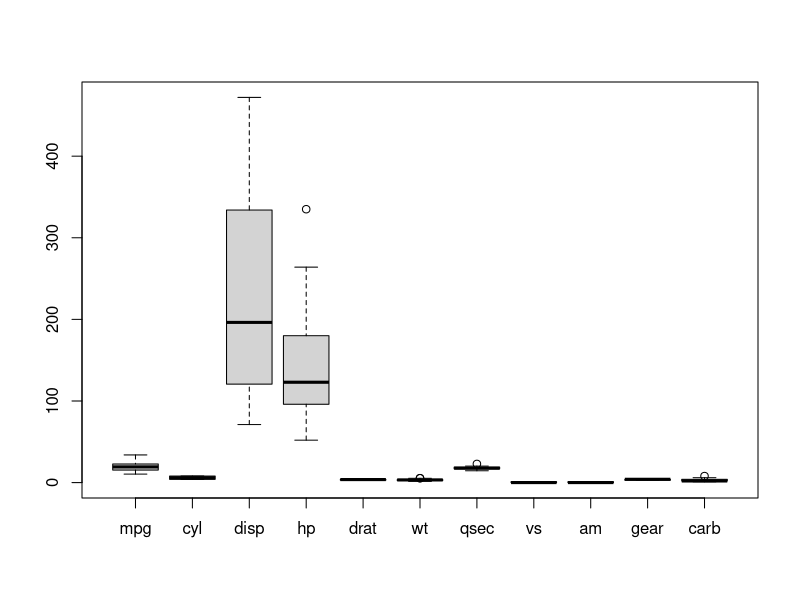
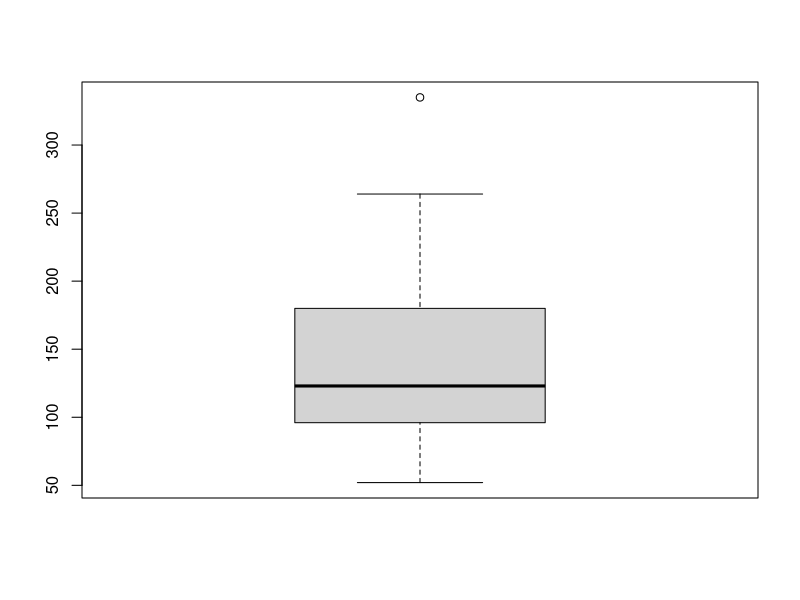

The R source for these figures, in order:
#variable assignment
x=1
x
#'=' & '<-' means the same, assigning
#
#function and c is combining values into a vector or list
c(1,2,3)
m<-c(1,2,3)
#
#Comment
1+1
#this is a comment

#to understand what is c function
help(c)

#if not sure about the name of the func you're looking for you can perform a fuzzy search with the apropos func
apropos("nova")


#type of data in R
#Numeric, Integer, Complex, Logical, Character

##numeric
x=10.5
x
#to check the class of x
class(x)

k=1
k
#print the value of k
class(k)
##to confirm whether an integer or not
is.integer(k)
#is k an integer?
is.numeric(k)

##Integer
#in order to create an integer variable in R, we invoke the as.integer func, we can be assured that y is indeed an integer
y=as.integer(3)
y
class(y)
is.integer(y)
#is y an integer?
#incidentally we can convert a numeric value into an integer with the same as.integer func
as.integer(3.14)
#coerce a numeric value
is.integer(y)

##Complex Value
z=1+2i
z
class(z)

##Logical Value
#Created via comparison b/w variables
x=1; y=2
#sample values
z=x>y
#is x larger than y?
z
class(z)
#Now suppose 
x=3
y=2
z=x>y
#is x larger than y?
z
class(z)

##Standard logical oprations are &, |(or), !(negation)
u=TRUE; v=FALSE
u & v
u | v
!u

##Character
#object used to represent string values in R
#we convert objects into character values using as.character
x=as.character(3.14)
x
class(x)

#two character values can be concatenated with the past
fname="Joe"; lname="Smith"
paste(fname,lname)

#to extract a substring, we apply substr func
#ex:
#3rd & 12th positions in a string
substr("Mary haa a little lamb.", start=3, stop=12)

#and to replace the first occurence of the word "little"
#another word "big" in the string, we apply the sub function
sub("little","big","Mary had a little lamb.")

#Paste: to paste two character
#substr: to take subset of a data
#sub: replacement in the data

#Vector Arithmetics
#arith operatuions of vectors are performed member-by-member, ex:
a=c(1,3,5,7)
b=c(1,2,4,9)
a+b
a-b
a*b
a/b
a>b
a<b
a==b
a<=b
a>=b
#'=':assigning; '==':equal to
#then if we multiply a by 5, we would get a vector with each of its members multiplied by 5
5*a

#Recycling Rule:if 2 vectors are of unequal lengths, the shorter one will be recycled to match the longer vector
u=c(10,20,30)
v=c(1,2,3,4,5,6,7,8,9)
u+v

#[]: Index, [R,C], advantage is that we can take subset; ():combine
#Vector Index:we retrieve values in a vector by declaring an index inside a single square bracket operator
s=c("aa","bb","cc","dd","ee")
s[3]

#Negative Index:removing the value at that position
s[-3]
#3rd row gets deleted

#out-of-range index: if an index is out of range, a missing value will be reported
s[10]

#Numeric vector index
s=c("aa","bb","cc","dd","ee")
s[c(2,3)]

#duplicate
s[c(2,3,3)]

#out of order indexes
s[c(2,1,3)]

#range index
s[2:4]


#Example using 'mtcars' dataset
data()
mtcars<-mtcars
names(mtcars)
attach(mtcars)
View(mtcars)
head(mtcars)
head(mtcars,10)
#shows the first 10 observation
tail(mtcars)
#to see how the data look like
summary(mtcars)
boxplot(mtcars)
boxplot(mtcars$hp)
#$: to fix the dataset (dataset$col_name)
summary(mtcars$mpg)

#sort by mpg
newdata<-mtcars[order(mpg),]

#sort by mpg & cyl
newdata<-mtcars[order(mpg,-cyl),]
#order: sort; orde(-): descending

#sort by mpg(ascending) &cyl(descending)
newdata<-mtcars[order(mpg,cyl),]

detach(mtcars)

#subsetting the data
myvars<-c("mpg","cyl","disp")
dim(mtcars)
#dimension of the data
newdata<-mtcars[myvars]
newdata
newdata<-mtcars[c(1,5:10)]

#dropping variable
#exc (dropping) variable
#delete one variable
newdata$mpg<-NULL
#exc 3rd & 5th variable
newdata<-newdata[c(-3,-5)]
#'-': delete
#using subset function
newdata_2<-subset(mtcars, mpg>=20|wt<10, select=c(gear,qsec))


#Joins
df1<-data.frame(CustomerId=c(1:6), Product=c(rep("Toaster",3),rep("Radio",3)))
df2<-data.frame(CustomerId=c(2,4,6), State=c(rep("Alabama",2),rep("Ohio",1)))
names(df1)
names(df2)

#inner join or merge
merge(df1,df2,by="CustomerId")

#outer join
merge(x=df1, y=df2,by="CustomerId", all=TRUE)

#left join
merge(x=df1, y=df2,by="CustomerId", all.x=TRUE)

#right join
merge(x=df1, y=df2,by="CustomerId", all.y=TRUE)

#Merging
product<-data.frame(loan_account_no=c(234,235,236,237,238), interest=c(11,22,33,44,55), data=1:5)
demo<-data.frame(loan_account_no=c(234,235,236,237,238), income=c(66,77,88,99,99), data=1:5)
merge(product,demo,by="loan_account_no")

newdata<-mtcars
newdata
newdata_1<-mtcars[c(1,2,3)]
newdata_2<-newdata_1[!duplicated(newdata_1$cyl),]
#to remove duplicates

#merge two data frames ID
total<-merge(newdata,newdata_1,by="mpg")

#create vector objects
city<-c("Tampa","Seattle","Hartford","Denver")
state<-c("FL","WA","CT","CO")
zipcode<-c(33602,98104,061061,80294)

#Combine the above 3 vectors in one data frame
addresses1=data.frame(city,state,zipcode)
print(addresses1)

#create another data frame using same columns
city=c("Lowry","Charlotte")
state=c("co","FL")
zipcode=c(80230,33498)

new.addresses<-data.frame(city,state,zipcode)
print(new.addresses)

#rbind:append rows
#rbind:combines data from both data frames

#same columns: primary need
all.addresses<-rbind(addresses1,new.addresses)
print(all.addresses)
names(all.addresses)

#renaming the col name
my_data<-iris
names(my_data)[names(my_data)=="Sepal.Length"]<-"sepal_length"
names(my_data)[names(my_data)=="Sepal.Width"]<-"s_width"
names(my_data)
names(iris)

#missing values
y<-c(1,2,3,NA)
is.na(y)

x<-c(1,2,NA,3)
mean(x)

#to remove the missing values
mean(x,na.rm=TRUE)

#to remove all missing value records
newdata<-na.omit(x)
newdata

#replace missing values
x<-c(1,2,3,NA,6,7,8,NA,NA)
library(gtools)
na.replace(x,999)

#to replace MV by mean
math<-c(88,95,85,NA,67,98,NA,67)
mean(math)
median(math)
math[is.na(math)]
#to check MVs

math[!is.na(math)]
#to check not MVs

mean(math, na.rm=TRUE)
mean(math[!is.na(math)])
median(math[!is.na(math)])
math[is.na(math)]<-mean(math[!is.na(math)])
math

